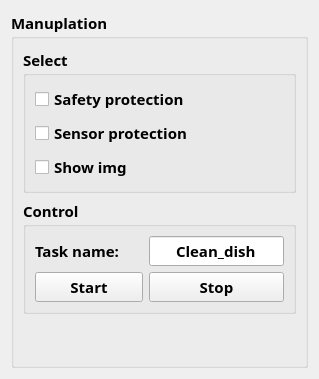
             <widget class="QWidget" name="tab_control">
              <attribute name="title">
               <string>Control</string>
              </attribute>
              <layout class="QGridLayout" name="gridLayout_11">
               <item row="0" column="0">
                <widget class="QGroupBox" name="groupBox_13">
                 <property name="font">
                  <font>
                   <family>padmaa-Bold.1.1</family>
                   <pointsize>11</pointsize>
                   <weight>75</weight>
                   <bold>true</bold>
                  </font>
                 </property>
                 <property name="title">
                  <string>Manuplation</string>
                 </property>
                 <layout class="QGridLayout" name="gridLayout_16">
                  <item row="0" column="0">
                   <widget class="QGroupBox" name="groupBox_select">
                    <property name="title">
                     <string>Select</string>
                    </property>
                    <layout class="QGridLayout" name="gridLayout_21">
                     <item row="2" column="0">
                      <widget class="QCheckBox" name="checkB_show_img">
                       <property name="text">
                        <string>Show img</string>
                       </property>
                      </widget>
                     </item>
                     <item row="1" column="0">
                      <widget class="QCheckBox" name="checkB_sensor_protection">
                       <property name="text">
                        <string>Sensor protection</string>
                       </property>
                      </widget>
                     </item>
                     <item row="0" column="0">
                      <widget class="QCheckBox" name="checkB_robot_falling_protection">
                       <property name="text">
                        <string>Safety protection</string>
                       </property>
                      </widget>
                     </item>
                    </layout>
                   </widget>
                  </item>
                  <item row="1" column="0">
                   <widget class="QGroupBox" name="groupBox">
                    <property name="title">
                     <string>Control</string>
                    </property>
                    <layout class="QGridLayout" name="gridLayout" columnstretch="4,5">
                     <item row="0" column="0">
                      <widget class="QLabel" name="label">
                       <property name="text">
                        <string>Task name:</string>
                       </property>
                      </widget>
                     </item>
                     <item row="0" column="1">
                      <widget class="QLineEdit" name="LE_task_name">
                       <property name="text">
                        <string>Clean_dish</string>
                       </property>
                       <property name="alignment">
                        <set>Qt::AlignCenter</set>
                       </property>
                      </widget>
                     </item>
                     <item row="1" column="0">
                      <widget class="QPushButton" name="PB_main_start">
                       <property name="text">
                        <string>Start</string>
                       </property>
                       <property name="checkable">
                        <bool>false</bool>
                       </property>
                      </widget>
                     </item>
                     <item row="1" column="1">
                      <widget class="QPushButton" name="PB_main_stop">
                       <property name="text">
                        <string>Stop</string>
                       </property>
                       <property name="checkable">
                        <bool>false</bool>
                       </property>
                      </widget>
                     </item>
                    </layout>
                   </widget>
                  </item>
                  <item row="2" column="0">
                   <spacer name="verticalSpacer_3">
                    <property name="orientation">
                     <enum>Qt::Vertical</enum>
                    </property>
                    <property name="sizeHint" stdset="0">
                     <size>
                      <width>20</width>
                      <height>42</height>
                     </size>
                    </property>
                   </spacer>
                  </item>
                 </layout>
                </widget>
               </item>
              </layout>
             </widget>
